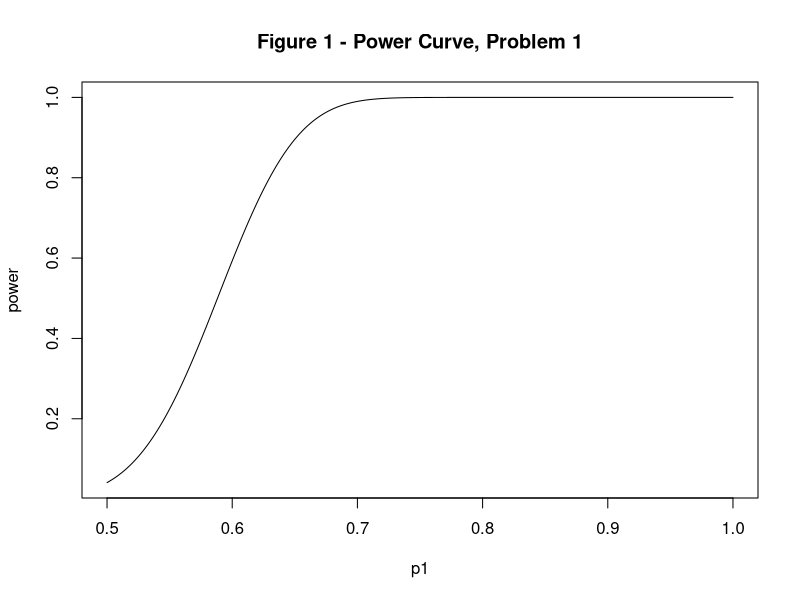

This chart was generated by the following R code: (Note: this script raises an error after producing the figure.)
# Scarlett Townsend
# STAT 6502 - FINAL EXAM

#### Problem 1 #####

alpha = .05
pnull = .5

# Find alpha <= .05 
n = 96
1- pbinom(55,n,pnull)
1- pbinom(56,n,pnull)

# Power Curve
p1=seq(.5,1,length=1000)
power = 1- pbinom(56,n,p1)
plot(p1,power,type="l",main="Figure 1 - Power Curve, Problem 1")

# Power = .8
powerfun=function(p){
  abs(1- pbinom(56,n,p)-.8)
}
optimize(powerfun,c(.6,.7),tol = 0.000001)
#verify
1- pbinom(56,n,0.6298893)

#### Problem 2 #####
data=c(3,2,3,1,0,0,2,1,3,2,1,1,0,2,0,2,2,1,3,2,1,0,2,3,1,0)

obs=as.matrix(table(data))
obs

n=length(data)
n
theta = (x[1,1]+x[2,1])/n
exp=c((2*theta)/3,(theta)/3, 2*(1-theta)/3, (1-theta)/3)*n
names(exp)=c("0", "1", "2", "3")  
exp

# numeric method
lik=function(theta){
  l=dmultinom(obs,prob=c((2*theta)/3,(theta)/3, 2*(1-theta)/3, (1-theta)/3))
  return(l)
}

mle=optimize(lik,c(0,1),maximum=TRUE)
mle

theta=seq(.00,1,.01)
liklihood=rep(0,101)
for(i in 1:101)(
liklihood[i]=dmultinom(obs,prob=c((2*theta[i])/3,(theta[i])/3, 2*(1-theta[i])/3, (1-theta[i])/3)))
plot(theta,liklihood,type="l")

# formula
theta=seq(.001,1,.001)
l=numeric(1000)
for(i in 1:1000){
p=c((2*theta[i])/3,theta[i]/3, 2*(1-theta[i])/3, (1-theta[i])/3);
l[i]=log(factorial(sum(obs)), base = exp(1))-sum(log(factorial(obs),base=exp(1)))+sum(obs*log(p, base = exp(1)))
}

plot(theta,exp(l),type="l",main="Figure 2 - Liklihood, Problem 2",ylab="liklihood")

T= 2*sum(obs*log(obs/exp, base = exp(1)))
1-pchisq(T,2)
qchisq(.95,2)



